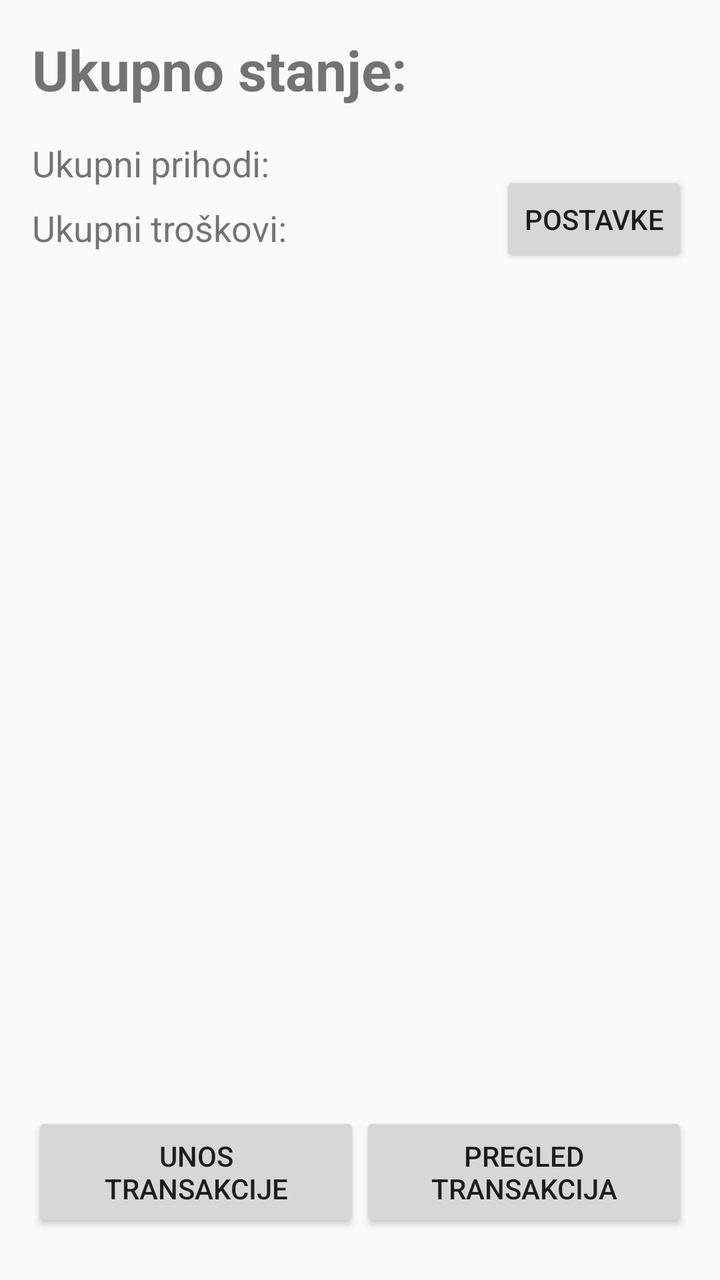
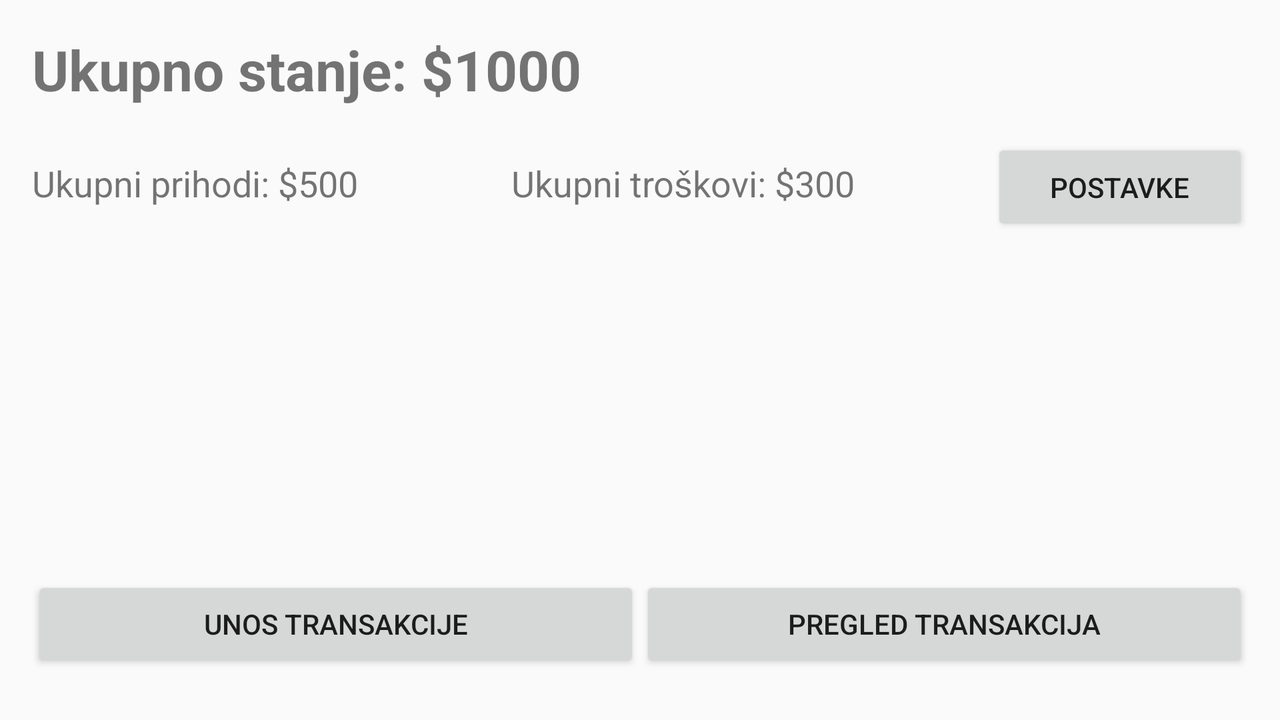

First picture: res/layout/ on a phone held upright. Second picture: the repository's own variant of that layout, on a device whose configuration matches the variant's folder. Source for both follows.
<!-- AndroidManifest.xml: activity theme Theme.FinanceApplication -->
<!-- res/layout/activity_main.xml -->
<LinearLayout xmlns:android="http://schemas.android.com/apk/res/android"
    android:layout_width="match_parent"
    android:layout_height="match_parent"
    android:orientation="vertical"
    android:padding="16dp">

    <TextView
        android:id="@+id/text_total_balance"
        android:layout_width="wrap_content"
        android:layout_height="wrap_content"
        android:text="Ukupno stanje:"
        android:textSize="28sp"
        android:textStyle="bold"
        android:layout_marginBottom="16dp"/>

    <LinearLayout
        android:layout_width="match_parent"
        android:layout_height="wrap_content"
        android:orientation="horizontal">

        <LinearLayout
            android:layout_width="0dp"
            android:layout_height="wrap_content"
            android:layout_weight="1"
            android:orientation="vertical">

            <TextView
                android:id="@+id/text_total_income"
                android:layout_width="wrap_content"
                android:layout_height="wrap_content"
                android:text="Ukupni prihodi:"
                android:textSize="18sp"
                android:layout_marginBottom="8dp"/>

            <TextView
                android:id="@+id/text_total_expenses"
                android:layout_width="wrap_content"
                android:layout_height="wrap_content"
                android:text="Ukupni troškovi:"
                android:textSize="18sp"
                android:layout_marginBottom="24dp"/>

        </LinearLayout>

        <Button
            android:id="@+id/button_settings"
            android:layout_width="wrap_content"
            android:layout_height="48dp"
            android:text="Postavke"
            android:layout_gravity="center_vertical"/>

    </LinearLayout>

    <FrameLayout
        android:id="@+id/frameLayout"
        android:layout_width="match_parent"
        android:layout_height="0dp"
        android:layout_weight="1"/>

    <LinearLayout
        android:layout_width="match_parent"
        android:layout_height="wrap_content"
        android:orientation="horizontal">

        <Button
            android:id="@+id/button_add_transaction"
            android:layout_width="0dp"
            android:layout_height="60dp"
            android:layout_weight="1"
            android:text="Unos\ntransakcije"
            android:layout_marginBottom="8dp"/>

        <Button
            android:id="@+id/button_view_transactions"
            android:layout_width="0dp"
            android:layout_height="60dp"
            android:layout_weight="1"
            android:text="Pregled\ntransakcija"
            android:layout_marginBottom="8dp"/>

    </LinearLayout>

</LinearLayout>
<!-- resources referenced by this layout -->
<resources>
  <style name="Theme.FinanceApplication" parent="Theme.AppCompat.Light.NoActionBar" />
</resources>
<!-- res/layout-land/activity_main.xml (the repository's variant of the layout above) -->
<!-- drawn on the phone turned sideways -->
<LinearLayout xmlns:android="http://schemas.android.com/apk/res/android"
    android:layout_width="match_parent"
    android:layout_height="match_parent"
    android:orientation="vertical"
    android:padding="16dp">

    <TextView
        android:id="@+id/text_total_balance"
        android:layout_width="wrap_content"
        android:layout_height="wrap_content"
        android:text="Ukupno stanje: $1000"
        android:textSize="28sp"
        android:textStyle="bold"
        android:layout_marginBottom="16dp"/>

    <LinearLayout
        android:layout_width="match_parent"
        android:layout_height="wrap_content"
        android:orientation="horizontal">

        <TextView
            android:id="@+id/text_total_income"
            android:layout_width="0dp"
            android:layout_height="wrap_content"
            android:layout_weight="7"
            android:text="Ukupni prihodi: $500"
            android:textSize="18sp"
            android:layout_marginBottom="8dp"/>

        <TextView
            android:id="@+id/text_total_expenses"
            android:layout_width="0dp"
            android:layout_height="wrap_content"
            android:layout_weight="7"
            android:text="Ukupni troškovi: $300"
            android:textSize="18sp"
            android:layout_marginBottom="24dp"/>

        <Button
            android:id="@+id/button_settings"
            android:layout_width="wrap_content"
            android:layout_height="match_parent"
            android:layout_weight="1"
            android:text="Postavke" />
    </LinearLayout>

    <View
        android:layout_width="match_parent"
        android:layout_height="0dp"
        android:layout_weight="1"/>

    <LinearLayout
        android:layout_width="match_parent"
        android:layout_height="wrap_content"
        android:orientation="horizontal">

        <Button
            android:id="@+id/button_add_transaction"
            android:layout_width="0dp"
            android:layout_height="wrap_content"
            android:text="Unos transakcije"
            android:layout_marginBottom="8dp"
            android:layout_weight="1"/>

        <Button
            android:id="@+id/button_view_transactions"
            android:layout_width="0dp"
            android:layout_height="wrap_content"
            android:text="Pregled transakcija"
            android:layout_marginBottom="8dp"
            android:layout_weight="1"/>
    </LinearLayout>

</LinearLayout>
